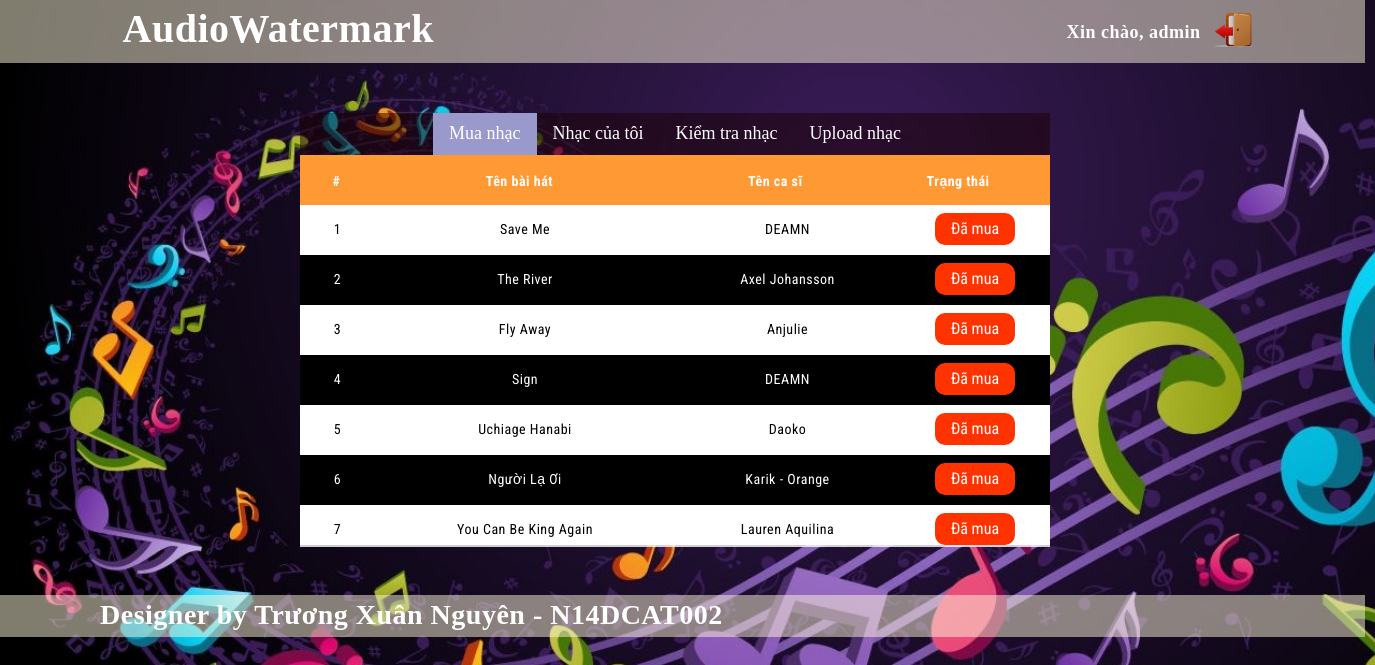
Page /index.php (signed in) on the committed database.
### tables this page shows
CREATE TABLE `multimedia` (
  `stt` int(11) NOT NULL,
  `id` varchar(64) NOT NULL,
  `parentid` varchar(64) NOT NULL,
  `song` varchar(256) DEFAULT NULL,
  `singer` varchar(256) DEFAULT NULL,
  `url` varchar(256) DEFAULT NULL,
  `owner` varchar(32) NOT NULL
);

### index.php (the view, shortened to what this page needs)
<!DOCTYPE html>
<html>
	<?php
		include "connectdb.php";
		$qr = $conn->prepare("select id, song, singer from multimedia where owner = 'admin' order by stt desc;");
		$qr->execute();
		$rs_allsongs = $qr->fetchAll();
	?>
	<head>
		<link rel="stylesheet" href="https://maxcdn.bootstrapcdn.com/bootstrap/3.3.7/css/bootstrap.min.css" />
		<link rel="stylesheet" href="https://cdnjs.cloudflare.com/ajax/libs/font-awesome/4.7.0/css/font-awesome.min.css" />
		<link rel="stylesheet" href="style.css?ts=<?=time()?>" />
	</head>
	<body>
		<div id="header">
		    <div class="container">
				<div class="header-title">
					<span class="header-brand"><?php echo "AudioWatermark"; ?></span>
				</div>
				<div class="right">
					<?php
						if (isset($_SESSION['user'])){
							echo "<form action=\"\" method=\"post\">
								<div id=\"logged-in\">
									<a href=\"logout.php\"><img src=\"img/log_out.png\" title=\"Thoát\" class=\"logout\" ></a>
									<span class=\"username\" style=\"font-weight: bold; font-size: 18px; font-family: 'Snell Roundhand', cursive;\">Xin chào, " . $_SESSION['user'] . "</span>
								</div></form>";
						}
					?>
				</div>
		    </div>
		</div>
		<div id="middle">
			<div id="viewContent">
				<button id="btnShowBuySong" class="btnViewContent" style="width:auto;">Mua nhạc</button>
				<button id="btnShowMySongs" class="btnViewContent" style="width:auto;">Nhạc của tôi</button>
				<button id="btnShowCheckSign" class="btnViewContent" style="width:auto;">Kiểm tra nhạc</button>
				<button id="btnShowUpload" class="btnViewContent" style="width:auto; display: none">Upload nhạc</button>
			</div>
			<div id="content">
				<table id="tableBuySong">
					<thead>
						<tr>
							<th style="padding-top: 10px; width: 10%">#</th>
							<th style="padding-top: 10px; width: 40%">Tên bài hát</th>
							<th style="padding-top: 10px; width: 30%">Tên ca sĩ</th>
							<th style="padding-top: 10px; width: 20%">Trạng thái</th>
						</tr>
					</thead>
					<tbody>
						<?php
							$i = 1;
							foreach ($rs_allsongs as $key => $value) {
								echo "<tr class=\"" . ($i % 2 ? "odd" : "even") . "\">
										<td style=\"width: 10%\">" . $i . "</td>
										<td style=\"width: 40%\">" . $value['song'] . "</td>
										<td style=\"width: 30%\">" . $value['singer'] . "</td>
										<td style=\"width: 20%\">";
								if (isset($_SESSION['user'])){
									$qr = $conn->prepare("select id from multimedia where owner = '" . $_SESSION['user'] .  "' and parentid = '" . $value['id'] . "' limit 1;");
									$qr->execute();
									$rs_isLicenced = $qr->fetch();
									if ($rs_isLicenced['id'] == ""){
										echo "<button id=\"" . $value['id'] . "\" class=\"btnBuySong\">Mua nhạc</button>";
									}
									else{
										echo "<button disabled=\"true\">Đã mua</button>";
									}
								}
								else{
									echo "<span style=\"color: " . ($i % 2 ? "blue" : "red") . "\">Cần đăng nhập</span>";
								}
								echo "	</td>
									</tr>";
								$i++;
							}
						?>
					</tbody>
				</table>
			</div>
		</div>
		<div id="footer">
			<span class="footer-title"><?php echo "Designer by Trương Xuân Nguyên - N14DCAT002"; ?></span>
		</div>
	</body>
</html>

### style.css (style rules this page uses)
html, body { height: 100%; width: 97.5em; font-family: 'Roboto Condensed', sans-serif; font-size:14px; color: #333; letter-spacing: 0.5px; }
* { margin: 0; padding: 0 }
body { background: url("img/music.jpg") fixed no-repeat; background-size: cover; }
a { text-decoration: none; }
#header { z-index: 1001; width: 97.5em; height: 4.5em; background: rgba(255,248,220,0.5); background-size: cover; background-repeat: none; border: none; }
#footer { z-index: 1001; width: 97.5em; height: 3em; margin-top: 30px; background: rgba(255,248,220,0.5); background-size: cover; background-repeat: none; border: none; }
#footer .footer-title { height: 100%; margin: 0px; padding: 0px; padding-left: 100px; font-family: 'Brush Script MT', cursive; font-size: 28px; font-weight: 600; color: #fff; white-space: nowrap; }
#header .container { height: 100%; }
#header .header-title { float: left; height: 100%; margin: 0px; padding: 0px; }
#header .header-brand { height: 100%; margin: 0px; margin-top: 18px; padding: 0px; padding-left: 10px; font-family: 'Brush Script MT', cursive; font-size: 40px; font-weight: 600; color: #fff; white-space: nowrap; }
#header .right { float: right }
#header .username { float: right; margin-right: 12px; margin-top: 20px; font-size: 16px; font-weight: 300; color: #fff; cursor: default; }
img.logout { float: right; margin-top: 10px; width: 10%; cursor: pointer; }
#middle { width: 97.5em; height: 32.3em; z-index: 1001 }
#content { z-index: 1001; margin-top: 0px; margin-left: 300px; width: 750px; height: 28em; background-color: rgba(255, 255, 255, 0.8); overflow: hidden; }
#tableBuySong button { background-color: #00CC99; color: white; border: none; outline: none; cursor: pointer; width: 60%; font-size: 16px; border-radius: 10px; }
#tableBuySong button:disabled { background-color: #FF3300; color: white; cursor: default }
#viewContent { z-index: 1001; margin-top: 50px; margin-left: 300px; width: 750px; height: 3em; background-color: rgba(26, 0, 0, 0.5); overflow: hidden; display: flex; align-items: center; justify-content: center; }
.btnViewContent { list-style-type: none; background-color: transparent; float: left; display: block; color: white; padding: 19px 16px; border: none; cursor: pointer; outline: none; font-family: "Times New Roman", Times, serif; font-size: 18px }
.btnClicked { list-style-type: none; background-color: #9999CC; float: left; display: block; color: white; padding: 19px 16px; border: none; cursor: pointer; outline: none; font-family: "Times New Roman", Times, serif; font-size: 18px }
table { width: 100%; }
table thead, tr { width: 100%; }
table tbody { width: 100%; height: 340px; overflow-y: scroll; overflow-x: hidden }
table thead tr { width: 97.5%; }
table thead, tbody, tr, td, th { display: inline-block; }
table thead { background: #FF9933; color: white; }
table tbody td, table thead > tr> th { float: left; border-bottom-width: 0; }
table tbody>tr>td, tbody>tr>th, thead>tr>th { padding: 8px; height: 50px; text-align: center; line-height: 32px; }
.odd { background: white; color: black; }
.even { background: black; color: white; }

### rows in the picture
multimedia: song "Save Me", singer "DEAMN", shows "Đã mua"
multimedia: song "The River", singer "Axel Johansson", shows "Đã mua"
multimedia: song "Fly Away", singer "Anjulie", shows "Đã mua"
multimedia: song "Sign", singer "DEAMN", shows "Đã mua"
multimedia: song "Uchiage Hanabi", singer "Daoko", shows "Đã mua"
multimedia: song "Người Lạ Ơi", singer "Karik - Orange", shows "Đã mua"
multimedia: song "You Can Be King Again", singer "Lauren Aquilina", shows "Đã mua"

### other values in the picture
$_SESSION['user'] "admin"
